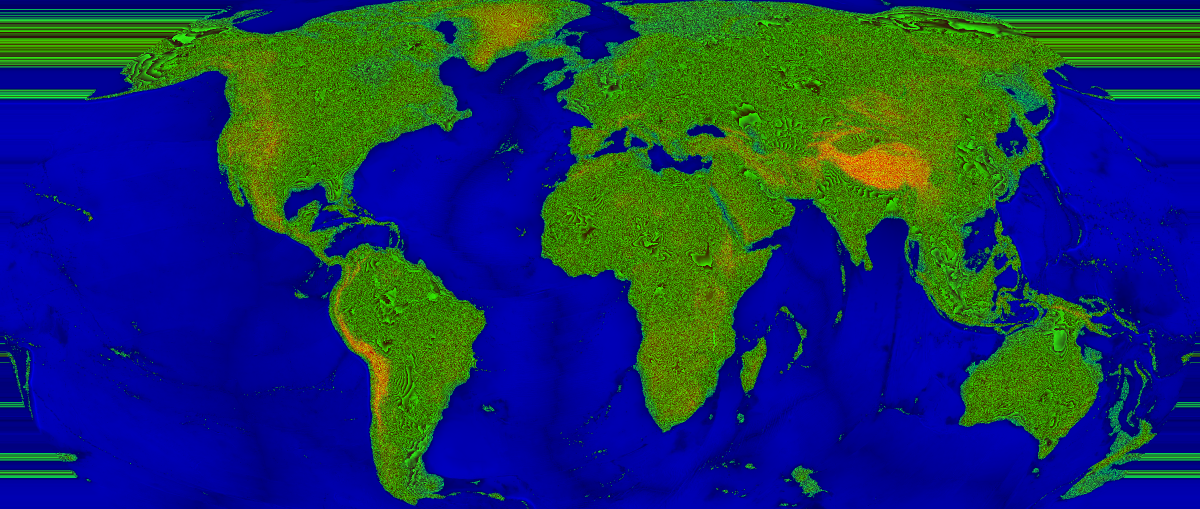
#> input picture spheres-web/ui/relief.png, 2400 x 1018 px (shown at 1/2 size)
$ python make_occlusion.py
#> lines starting #> are read from the running program, lines starting #| are printed output that depends on the picture; after the words box and inside, x2 and y2 are one past the last pixel; in counts of white or black regions, pixels touching at a corner belong together
#!/usr/bin/env python
# make_occlusion.py -- horizon-based SKY OCCLUSION, repacked into relief.png's B plane on land.
#
# Inputs -- the two SHIPPED PNGs, never the source rasters:
#   spheres-web/ui/relief.png   R,G -> elevation (this stage never writes them)
#                               B   -> ocean depth (preserved verbatim on water)
#   spheres-web/ui/coast.png    the land test, and nothing else
# Reading the shipped artifacts rather than etopo_60s.nc is what makes this stage
# re-runnable and provably reproducible on a checkout with no source rasters: it needs
# 3.0 MB of committed PNG, not 478 MB of netCDF.
#
# Output:
#   spheres-web/ui/relief.png   REWRITTEN IN PLACE. 2400 x 1018 RGB8, same R and G bytes,
#                               same B bytes on water, occlusion codes in B on land.
#
# ORDER: this runs AFTER make_relief.py and make_coast.py. make_relief.py OWNS relief.png
# and rewrites all three planes, so any re-bake of the heightmap WIPES this channel and this
# stage must be re-run behind it. That is the whole of the coupling; there is no other.
#
# ================================================================ WHAT IS BAKED
# Horizon-based sky view factor (Dozier/Frew). For each land texel the horizon angle is
# marched along 16 azimuths UNIFORM IN GROUND SPACE at 12 log-spaced ground distances from
# 8 km to 220 km, and
#     SVF = mean over azimuths of (1 - sin(horizon)),   occlusion = 1 - SVF
# is the fraction of the sky hemisphere the surrounding terrain blocks. It ships because a
# referee regression proved it is NOT reconstructible from the terms the shader already has
# for free: against a THREE-octave openness stack off the existing uPhys mip chain plus slope,
# slope^2, h and a cross term, R^2 = 0.6379 over all land -- and only 0.2105 restricted to
# the 13.67% of land where occ > 0.05, which is precisely the mountain terrain the channel
# exists to serve. The free stack is no better there than a single octave.
#
# THE AZIMUTHS ARE UNIFORM ON THE GROUND, NOT IN TEXEL SPACE, and the march is banded in
# latitude for exactly that reason. Robinson is strongly anisotropic: mx/my is 1.120 at the
# equator and 0.140 at 83N, so a texel-space 45-degree ray at 83N points 8 degrees off due
# north on the ground. Per band, the texel offset for ground azimuth theta at distance D is
#     dx = D * cos(theta) / mx,   dy = D * sin(theta) / my
# with mx, my from the shader's OWN metric() (index.html:5226-5230) evaluated on the
# H_EXT = 1018.1941195106424 row grid -- the same metric the hillshade differences against, so
# the bake and the runtime normal cannot disagree about what a metre is. 32 bands, each with a
# row halo of the full 220 km reach, edge-replicated at the poles so a wrapped row can never
# be marched against.
#
# Z = 4.20. Z here is an AMPLITUDE choice, not a geometric claim -- the same disclosure the
# PROCEDURAL micro-relief comment carries. At Z = 1.35 the same march yields p90 = 0.010 and
# is invisible; the bake is fixed at the far-out exaggeration so that occlusion is the one
# depth term that does NOT fall off as the camera dives.
#
# NOT A CAST SHADOW, on measurement rather than taste. The sun is fixed NW at 40 degrees
# (SUN = vec3(-0.541675, -0.541675, 0.642788), index.html:5148); the horizon TOWARD that
# azimuth is reported below and its maximum over all land is 0.140 against tan(40 deg) =
# 0.839, so at the shipped sun exactly zero texels on Earth shadow. Manufacturing coverage
# needs Z ~ 20, at which the shadow would claim darkness on slopes the Z = 4.2 normal in the
# same shader calls lit. The directional horizon is printed anyway, because it is the
# measurement that closes the question and because it proves the march is oriented correctly.
#
# ================================================================ THE ENCODE
#   occ_code = round(clamp(occ / 0.55, 0, 1) * 64)      written into B ON LAND ONLY
#   SHADER DECODE (land, sd > 0):  occ   = B * (0.55 / 64.0)
#   SHADER DECODE (water, sd <= 0): depth = 11000.0 * pow(B / 255.0, 2.0)   [unchanged]
# The two meanings are disambiguated by SIGN in the RGBA16F target, not by a threshold on the
# byte, so a shore-straddling bilinear tap reduces dep by at most 0.55 m and always downward
# (no false shallow->deep transition can be created), while occ clamps to exactly 0 at the
# shore. Occlusion self-fades at the coast, which is the same behaviour the existing openness
# term buys deliberately.
#
# 0.55 / 64 was chosen against 0.40 / 64 on measurement: it is ~20,700 B cheaper on this field
# and clips nothing (max occ over land is 0.377, so neither ceiling clips -- the byte argument
# is what survives). 64 codes puts the luminance step at (0.55/64) * 0.4291 = 0.369%, under the
# 1/255 = 0.392% display quantum, which HARD-CAPS uAO at 1.0: a later pass wanting uAO > 1.0
# must move to 88 codes and pay the measured delta printed below. That is a budgeted
# contingency, not a surprise.
#
# THE LAND TEST IS THE COAST BYTE, c >= 128, and nothing else. It is bit-exactly the shader's
# own sd > 0.0 (code 126 decodes to -0.0118, code 128 to +0.0039; 127 and 129 do not occur).
# Measured on the shipped pair: coast-land = 654,935 texels, B == 0 = 675,927, XOR = 29,936
# = 1.225% of the map. Keying off h >= 0 instead would corrupt those 29,936.
#
# THIS STAGE OVERWRITES 4,472 LAND TEXELS THAT CARRIED SUB-SEA-LEVEL DEPTH CODES -- the Dead
# Sea, the Caspian depression, the bed lakes -- up to code 83. That is safe (the land path
# never reads dep, and the sign trick bounds any mip bleed) but it is counted and printed
# rather than asserted away, because a design that ships on "this plane is empty" must be
# right about the plane being empty. It was not: it is empty on 650,463 of the 654,935.
#
# RE-RUNNABLE. The output is a pure function of (R, G, B-on-water, coast.png), none of which
# this stage writes, so running it on its own output reproduces that output byte for byte.
# The fresh-file overwrite count can only be taken from a fresh file, so the assertion is
# branched: on a fresh relief.png the 4,472 are asserted; on an already-repacked one the
# recomputed codes are asserted EQUAL to the input's land bytes, which is the stronger claim.
#
# Deterministic: float64 throughout, no RNG, no wall clock in the data path, fixed band and
# azimuth iteration order, fixed PNG compression (optimize=True, compress_level=9). The
# written file is scanned for gAMA/sRGB/iCCP and rejected if any is present -- a decoder that
# gamma-corrected R,G would destroy the packed uint16 elevation outright.
#
# Invocation:  python tools/terrain/make_occlusion.py
#   (prints the two-encode sha256 equality, the byte delta against a 140,000 B ceiling, the
#    land and overwrite counts, the occlusion distribution over land, the sub-quantum
#    fraction, the decode contract for GLBAKE, the directional sun-horizon proof over the
#    Himalaya / Andes / Alps, an occlusion spot-check over gorges, plateaus and plains, and
#    the wall clock.)

import hashlib
import io
import math
import os
import time

import numpy as np
from PIL import Image

Image.MAX_IMAGE_PIXELS = None

ROOT = os.path.dirname(os.path.dirname(os.path.dirname(os.path.abspath(__file__))))
RELIEF = os.path.join(ROOT, "spheres-web/ui/relief.png")
COAST = os.path.join(ROOT, "spheres-web/ui/coast.png")

# ---- mapgen.rs constants, replicated exactly (lines 19-81 of mapgen.rs) ----
W = 2400.0
LAT_TOP = 83.0
LAT_BOT = -58.0
RX = [1.0000, 0.9986, 0.9954, 0.9900, 0.9822, 0.9730, 0.9600, 0.9427, 0.9216, 0.8962,
      0.8679, 0.8350, 0.7986, 0.7597, 0.7186, 0.6732, 0.6213, 0.5722, 0.5322]
RY = [0.0000, 0.0620, 0.1240, 0.1860, 0.2480, 0.3100, 0.3720, 0.4340, 0.4958, 0.5571,
      0.6176, 0.6769, 0.7346, 0.7903, 0.8435, 0.8936, 0.9394, 0.9761, 1.0000]

# ---- make_relief.py's encode contract, and GLBAKE's (index.html:4987-4993) ----
ELEV_LO = -1500.0
ELEV_HI = 6400.0
DEPTH_MAX = 11000.0

# ---- the shader's own constants (index.html:5148-5162) ----
EARTH = 6371008.8                 # IUGG mean radius, metres
DEG = math.pi / 180.0
SUN = (-0.541675, -0.541675, 0.642788)   # x=east, y=south, z=up

# ---- the march ----
Z = 4.20
N_AZ = 16
N_DIST = 12
D_MIN = 8000.0
D_MAX = 220000.0
N_BAND = 32

# ---- the encode ----
OCC_CLIP = 0.55
OCC_CODES = 64
DELTA_CEILING = 140_000           # bytes; FAIL above this
LAND_EXPECT = 654_935
OVERWRITE_EXPECT = 4_472
LUM_W = 0.4291                    # the sky share of the shipped lighting model


def radius():
    return W / (2.0 * 0.8487 * math.pi)


def interp(table, lat_abs):
    t = min(lat_abs / 5.0, 18.0)
    i = int(t)
    if i >= 18:
        return table[18]
    return table[i] + (t - i) * (table[i + 1] - table[i])


def robinson_y(lat):
    return 1.3523 * radius() * interp(RY, abs(lat)) * math.copysign(1.0, lat) if lat != 0.0 \
        else 0.0


# [5 lines left out: function project, not called in this run]


R = radius()
Y_TOP = robinson_y(LAT_TOP)
H_EXT = Y_TOP - robinson_y(LAT_BOT)     # 1018.1941195106424 -- computed, never a literal

RY_ARR = np.asarray(RY, dtype=np.float64)
RX_ARR = np.asarray(RX, dtype=np.float64)
RY_DIFF = np.diff(RY_ARR)


def lat_from_canvas_y(y):
    """Vectorized exact inverse of robinson_y -- the shader's latFromY (index.html:5196)."""
    g = (Y_TOP - np.asarray(y, dtype=np.float64)) / (1.3523 * R)
    sign = np.where(g < 0.0, -1.0, 1.0)
    gg = np.minimum(np.abs(g), 1.0)
    i = np.clip(np.searchsorted(RY_ARR, gg, side="right") - 1, 0, 17)
    t = i + (gg - RY_ARR[i]) / RY_DIFF[i]
    return sign * 5.0 * t


def tab(lat_abs, table):
    """The shader's rxAt/ryAt (index.html:5204-5213), vectorized."""
    x = np.clip(np.abs(lat_abs) / 5.0, 0.0, 18.0)
    i = np.minimum(x.astype(np.int64), 17)
    return table[i] + (table[i + 1] - table[i]) * (x - i)


def metric(lat):
    """Metres per canvas unit east and south -- the shader's metric(), index.html:5226-5230.
    my is the CENTRAL DIFFERENCE of the RY table, because its analytic derivative is
    piecewise-constant and jumps 25% at 80 degrees."""
    a = np.abs(lat)
    mx = (EARTH * np.cos(lat * DEG)) / (0.8487 * R * tab(a, RX_ARR))
    a0 = np.maximum(a - 0.5, 0.0)
    a1 = np.minimum(a + 0.5, 90.0)
    my = (EARTH * DEG) / (1.3523 * R * (tab(a1, RY_ARR) - tab(a0, RY_ARR)) / (a1 - a0))
    return mx, my


# [5 lines left out: function png_chunk_hygiene, not called in this run]


def encode_png(rgb):
    """Exactly make_relief.py's encoder settings, so a repack of the untouched planes is
    byte-identical to the file make_relief.py wrote."""
    buf = io.BytesIO()
    Image.fromarray(rgb).save(buf, "PNG", optimize=True, compress_level=9)
    return buf.getvalue()


def march(hL, mx, my):
    """Horizon-based occlusion, whole-raster shifted-max: N_AZ * N_DIST array ops, not
    H*W*N_AZ*N_DIST scalar ones. Returns (occ, sun_horizon_tangent)."""
    ht, wt = hL.shape
    az = np.arange(N_AZ, dtype=np.float64) * (2.0 * math.pi / N_AZ)
    dists = np.geomspace(D_MIN, D_MAX, N_DIST)

    # The sun's ground azimuth in the shader's (east, south) frame, snapped to the marched
    # set. atan2(south, east) of SUN's horizontal part: -135 deg == 225 deg == index 10.
    sun_az = math.atan2(SUN[1], SUN[0]) % (2.0 * math.pi)
    i_sun = int(round(sun_az / (2.0 * math.pi / N_AZ))) % N_AZ
    assert abs(az[i_sun] - sun_az) < 1e-12, (az[i_sun], sun_az)

    halo_max = int(math.ceil(D_MAX / my.min())) + 2
    hP = np.pad(hL, ((halo_max, halo_max), (0, 0)), mode="edge")

    bounds = np.linspace(0, ht, N_BAND + 1).astype(np.int64)
    occ = np.zeros((ht, wt), dtype=np.float64)
    sun_h = np.zeros((ht, wt), dtype=np.float64)
    for b in range(N_BAND):
        r0, r1 = int(bounds[b]), int(bounds[b + 1])
        mxb = float(mx[r0:r1].mean())
        myb = float(my[r0:r1].mean())
        halo = int(math.ceil(D_MAX / myb)) + 2
        sl = hP[r0 + halo_max - halo: r1 + halo_max + halo]
        tmax = np.zeros((N_AZ,) + sl.shape, dtype=np.float64)
        for D in dists:
            dx = D * np.cos(az) / mxb
            dy = D * np.sin(az) / myb
            for i in range(N_AZ):
                ix, iy = int(math.floor(dx[i])), int(math.floor(dy[i]))
                fx, fy = dx[i] - ix, dy[i] - iy
                s00 = np.roll(np.roll(sl, -iy, axis=0), -ix, axis=1)
                s10 = np.roll(s00, -1, axis=1)
                s01 = np.roll(s00, -1, axis=0)
                s11 = np.roll(s01, -1, axis=1)
                sh = ((1.0 - fy) * ((1.0 - fx) * s00 + fx * s10)
                      + fy * ((1.0 - fx) * s01 + fx * s11))
                np.maximum(tmax[i], Z * (sh - sl) / D, out=tmax[i])
        hor = np.arctan(np.maximum(tmax, 0.0))
        occ[r0:r1] = (1.0 - np.mean(1.0 - np.sin(hor), axis=0))[halo:halo + (r1 - r0)]
        sun_h[r0:r1] = np.maximum(tmax[i_sun], 0.0)[halo:halo + (r1 - r0)]
    return occ, sun_h, i_sun, az[i_sun]


def main():
    t_start = time.time()

    src_bytes = open(RELIEF, "rb").read()
    rgb = np.asarray(Image.open(RELIEF).convert("RGB")).copy()
#> rgb is the input picture: shape (1018, 2400, 3); mean R, G, B 23.8, 51.7, 98.3
    cst = np.asarray(Image.open(COAST).convert("L"))
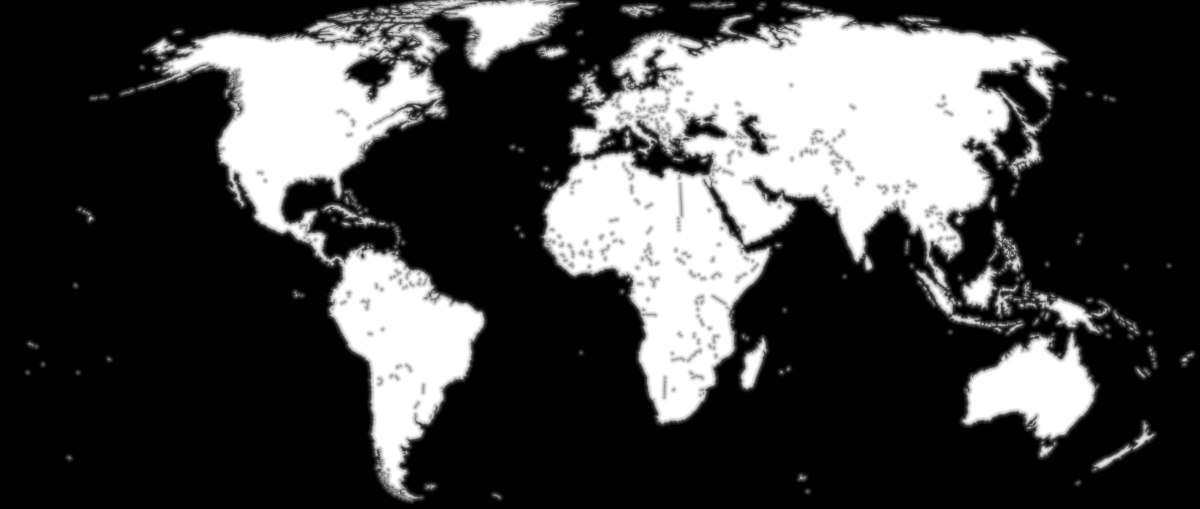
#> input picture spheres-web/ui/coast.png, 2400 x 1018 px (shown at 1/2 size)
#> cst is the input picture: shape (1018, 2400); min 1, max 255, mean 68.6
    ht, wt = cst.shape
    assert rgb.shape == (ht, wt, 3), (rgb.shape, cst.shape)
    assert (ht, wt) == (1018, 2400), (ht, wt)

    # ---- decode, exactly as GLSL_MAP does ----
    h = (rgb[:, :, 0].astype(np.float64) * 256.0 + rgb[:, :, 1].astype(np.float64)) \
        * ((ELEV_HI - ELEV_LO) / 65535.0) + ELEV_LO
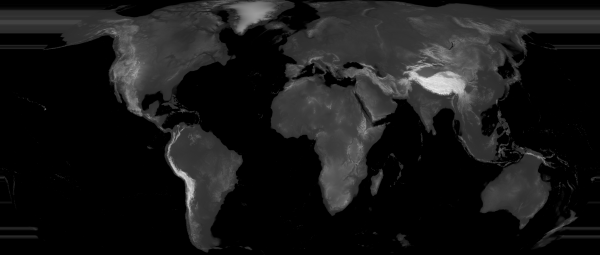
#> h: shape (1018, 2400) float64 (shown at 1/4 size); min -1500, max 6230.6, mean -760.6; drawn with min black and max white
    land = cst >= 128
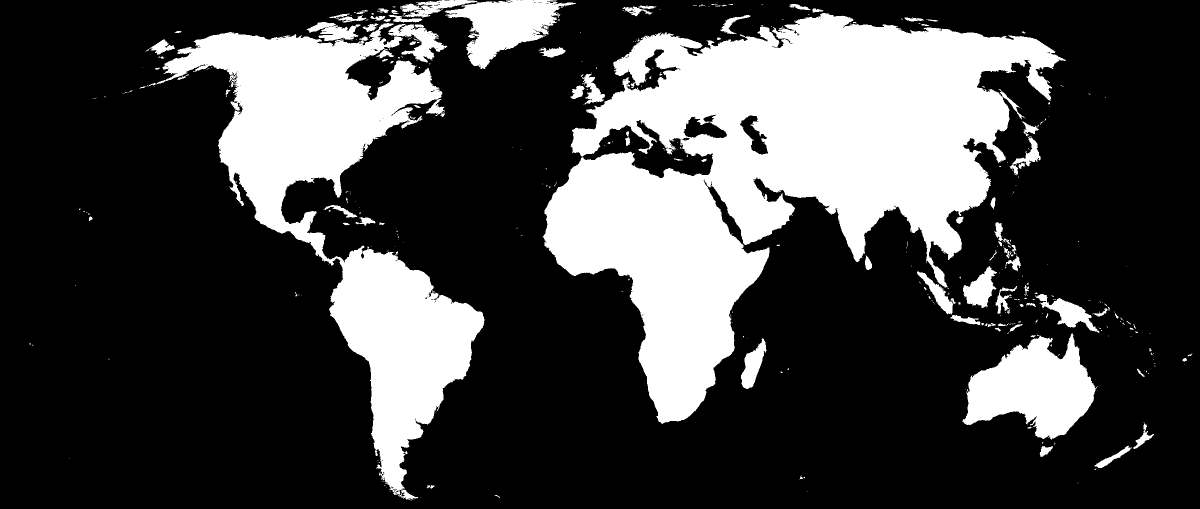
#> land: shape (1018, 2400) bool (shown at 1/2 size); 26.8% white; 409 white regions (310 under 20 px), largest, box (x1, y1, x2, y2) and area: (1085, 26, 2131, 848) 385526, (314, 46, 969, 1001) 182754, (1925, 666, 2195, 880) 33502
    hL = np.maximum(h, 0.0)          # the shader's own sea-level clamp, GLSL_MAP:5307-5308
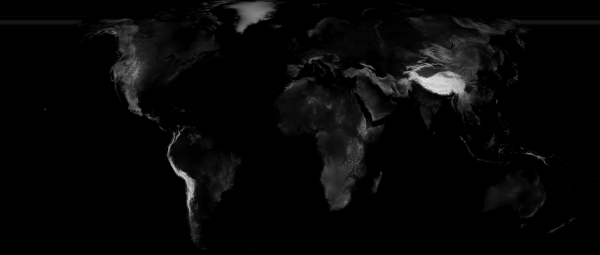
#> hL: shape (1018, 2400) float64 (shown at 1/4 size); min 0, max 6230.6, mean 181.7; drawn with min black and max white
    B_in = rgb[:, :, 2]
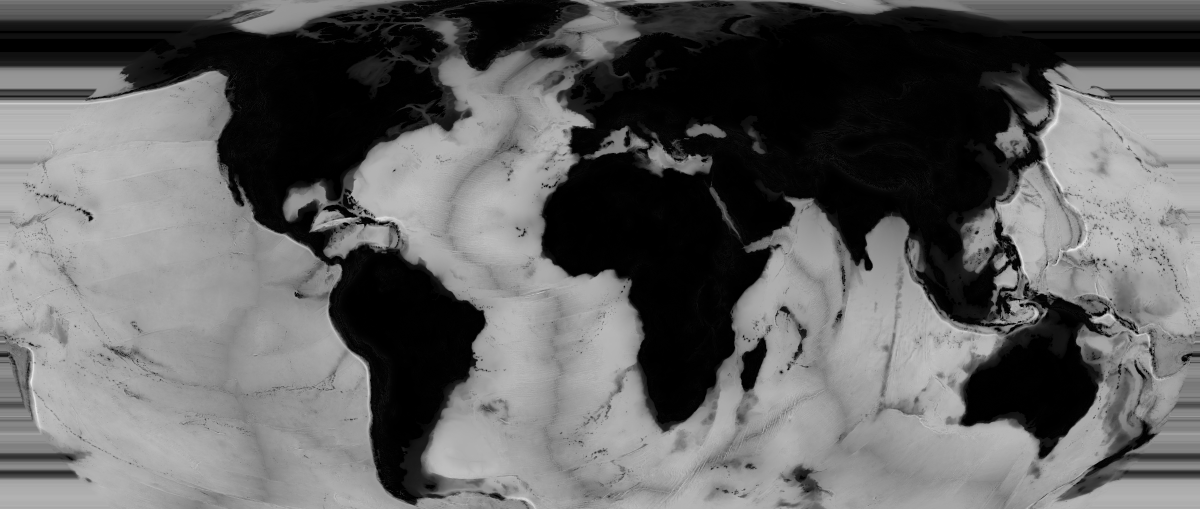
#> B_in: shape (1018, 2400) (shown at 1/2 size); min 0, max 245, mean 98.3

    n_land = int(land.sum())
#> n_land = 654935
    n_bzero = int((B_in == 0).sum())
#> n_bzero = 235907
#> (the rest of the program and of its run is left out)
